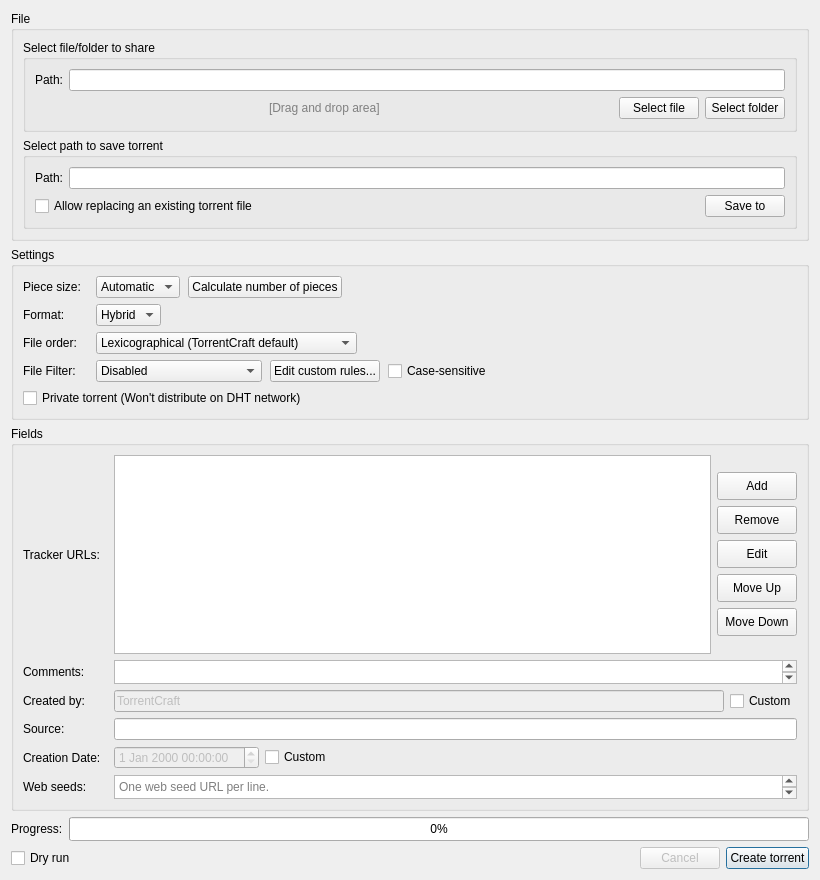
          <widget class="QWidget" name="pageCreateScroll">
           <property name="geometry">
            <rect>
             <x>0</x>
             <y>0</y>
             <width>820</width>
             <height>880</height>
            </rect>
           </property>
           <layout class="QVBoxLayout" name="vboxCreate">
            <item>
             <widget class="QGroupBox" name="grpCreateFile">
              <property name="sizePolicy">
               <sizepolicy hsizetype="Preferred" vsizetype="Fixed">
                <horstretch>0</horstretch>
                <verstretch>0</verstretch>
               </sizepolicy>
              </property>
              <property name="title">
               <string>File</string>
              </property>
              <layout class="QVBoxLayout" name="vboxCreateFile">
               <item>
                <widget class="QGroupBox" name="grpCreateInput">
                 <property name="sizePolicy">
                  <sizepolicy hsizetype="Preferred" vsizetype="Fixed">
                   <horstretch>0</horstretch>
                   <verstretch>0</verstretch>
                  </sizepolicy>
                 </property>
                 <property name="minimumSize">
                  <size><width>0</width><height>92</height></size>
                 </property>
                 <property name="acceptDrops">
                  <bool>true</bool>
                 </property>
                 <property name="title">
                  <string>Select file/folder to share</string>
                 </property>
                 <layout class="QVBoxLayout" name="vboxCreateInput">
                  <item>
                   <layout class="QHBoxLayout" name="hboxCreateInputPath">
                    <item>
                     <widget class="QLabel" name="lblCreateInputPath">
                      <property name="text"><string>Path:</string></property>
                     </widget>
                    </item>
                    <item>
                     <widget class="QLineEdit" name="editCreateInputPath">
                      <property name="accessibleName"><string>Content path</string></property>
                     </widget>
                    </item>
                   </layout>
                  </item>
                  <item>
                   <layout class="QHBoxLayout" name="hboxCreateInputButtons">
                    <item>
                     <spacer name="spcCreateInputLeft">
                      <property name="orientation"><enum>Qt::Horizontal</enum></property>
                      <property name="sizeHint" stdset="0"><size><width>40</width><height>20</height></size></property>
                     </spacer>
                    </item>
                    <item>
                     <widget class="QLabel" name="lblCreateDropArea">
                      <property name="styleSheet"><string notr="true">color: gray;</string></property>
                      <property name="text"><string>[Drag and drop area]</string></property>
                     </widget>
                    </item>
                    <item>
                     <spacer name="spcCreateInputRight">
                      <property name="orientation"><enum>Qt::Horizontal</enum></property>
                      <property name="sizeHint" stdset="0"><size><width>40</width><height>20</height></size></property>
                     </spacer>
                    </item>
                    <item>
                     <widget class="QPushButton" name="btnCreateSelectFile">
                      <property name="sizePolicy">
                       <sizepolicy hsizetype="Fixed" vsizetype="Fixed"><horstretch>0</horstretch><verstretch>0</verstretch></sizepolicy>
                      </property>
                      <property name="text"><string>Select file</string></property>
                      <property name="icon"><iconset resource="resources/TorrentCraft.qrc">:/torrentcraft/icons/open-torrent.svg</iconset></property>
                     </widget>
                    </item>
                    <item>
                     <widget class="QPushButton" name="btnCreateSelectFolder">
                      <property name="sizePolicy">
                       <sizepolicy hsizetype="Fixed" vsizetype="Fixed"><horstretch>0</horstretch><verstretch>0</verstretch></sizepolicy>
                      </property>
                      <property name="text"><string>Select folder</string></property>
                      <property name="icon"><iconset resource="resources/TorrentCraft.qrc">:/torrentcraft/icons/open-folder.svg</iconset></property>
                     </widget>
                    </item>
                   </layout>
                  </item>
                 </layout>
                </widget>
               </item>
               <item>
                <widget class="QGroupBox" name="grpCreateOutput">
                 <property name="sizePolicy">
                  <sizepolicy hsizetype="Preferred" vsizetype="Fixed">
                   <horstretch>0</horstretch>
                   <verstretch>0</verstretch>
                  </sizepolicy>
                 </property>
                 <property name="minimumSize">
                  <size><width>0</width><height>72</height></size>
                 </property>
                 <property name="title">
                  <string>Select path to save torrent</string>
                 </property>
                 <layout class="QVBoxLayout" name="vboxCreateOutput">
                  <item>
                   <layout class="QHBoxLayout" name="hboxCreateOutputPath">
                    <item>
                     <widget class="QLabel" name="lblCreateOutputPath">
                      <property name="text"><string>Path:</string></property>
                     </widget>
                    </item>
                    <item>
                     <widget class="QLineEdit" name="editCreateOutputPath">
                      <property name="accessibleName"><string>Torrent output path</string></property>
                     </widget>
                    </item>
                   </layout>
                  </item>
                  <item>
                   <layout class="QHBoxLayout" name="hboxCreateOutputActions">
                    <item>
                     <widget class="QCheckBox" name="chkCreateOverwrite">
                      <property name="text"><string>Allow replacing an existing torrent file</string></property>
                     </widget>
                    </item>
                    <item>
                     <spacer name="spcCreateOutputActions">
                      <property name="orientation"><enum>Qt::Horizontal</enum></property>
                      <property name="sizeHint" stdset="0"><size><width>40</width><height>20</height></size></property>
                     </spacer>
                    </item>
                    <item>
                     <widget class="QPushButton" name="btnCreateSaveTo">
                      <property name="text"><string>Save to</string></property>
                      <property name="icon"><iconset resource="resources/TorrentCraft.qrc">:/torrentcraft/icons/save-torrent.svg</iconset></property>
                     </widget>
                    </item>
                   </layout>
                  </item>
                 </layout>
                </widget>
               </item>
              </layout>
             </widget>
            </item>
            <item>
             <widget class="QGroupBox" name="grpCreateSettings">
              <property name="sizePolicy">
               <sizepolicy hsizetype="Preferred" vsizetype="Fixed">
                <horstretch>0</horstretch>
                <verstretch>0</verstretch>
               </sizepolicy>
              </property>
              <property name="minimumSize">
               <size><width>0</width><height>120</height></size>
              </property>
              <property name="title">
               <string>Settings</string>
              </property>
              <layout class="QVBoxLayout" name="vboxCreateSettings">
               <property name="spacing">
                <number>6</number>
               </property>
               <item>
                <layout class="QHBoxLayout" name="hboxCreatePieceSize" stretch="0,0,0,0,1">
                 <property name="spacing">
                  <number>8</number>
                 </property>
                 <item>
                  <widget class="QLabel" name="lblCreatePieceSize">
                   <property name="minimumSize">
                    <size><width>65</width><height>0</height></size>
                   </property>
                   <property name="maximumSize">
                    <size><width>65</width><height>16777215</height></size>
                   </property>
                   <property name="text"><string>Piece size:</string></property>
                  </widget>
                 </item>
                 <item>
                  <widget class="QComboBox" name="cmbCreatePieceSize">
                   <item><property name="text"><string>Automatic</string></property></item>
                   <item><property name="text"><string>16 KiB</string></property></item>
                   <item><property name="text"><string>32 KiB</string></property></item>
                   <item><property name="text"><string>64 KiB</string></property></item>
                   <item><property name="text"><string>128 KiB</string></property></item>
                   <item><property name="text"><string>256 KiB</string></property></item>
                   <item><property name="text"><string>512 KiB</string></property></item>
                   <item><property name="text"><string>1 MiB</string></property></item>
                   <item><property name="text"><string>2 MiB</string></property></item>
                   <item><property name="text"><string>4 MiB</string></property></item>
                   <item><property name="text"><string>8 MiB</string></property></item>
                   <item><property name="text"><string>16 MiB</string></property></item>
                  </widget>
                 </item>
                 <item>
                  <widget class="QPushButton" name="btnCreateCalcPieces">
                   <property name="text"><string>Calculate number of pieces</string></property>
                  </widget>
                 </item>
                 <item>
                  <widget class="QLabel" name="lblCreatePieces">
                   <property name="text"><string/></property></widget>
                 </item>
                 <item>
                  <spacer name="spcCreatePieceSize">
                   <property name="orientation"><enum>Qt::Horizontal</enum></property>
                   <property name="sizeHint" stdset="0"><size><width>40</width><height>20</height></size></property>
                  </spacer>
                 </item>
                </layout>
               </item>
               <item>
                <layout class="QHBoxLayout" name="hboxCreateFormat" stretch="0,0,1">
                   <property name="spacing">
                    <number>8</number>
                   </property>
                   <item>
                    <widget class="QLabel" name="lblCreateFormat">
                     <property name="minimumSize">
                      <size><width>65</width><height>0</height></size>
                     </property>
                     <property name="maximumSize">
                      <size><width>65</width><height>16777215</height></size>
                     </property>
                     <property name="text"><string>Format:</string></property>
                    </widget>
                   </item>
                   <item>
                    <widget class="QComboBox" name="cmbCreateFormat">
                     <item><property name="text"><string>Hybrid</string></property></item>
                     <item><property name="text"><string>V1</string></property></item>
                     <item><property name="text"><string>V2</string></property></item>
                    </widget>
                   </item>
                   <item>
                    <spacer name="spcCreateFormat">
                     <property name="orientation"><enum>Qt::Horizontal</enum></property>
                     <property name="sizeHint" stdset="0"><size><width>40</width><height>20</height></size></property>
                    </spacer>
                   </item>
                </layout>
               </item>
               <item>
                <layout class="QHBoxLayout" name="hboxCreateFileOrder" stretch="0,0,1">
                   <property name="spacing">
                    <number>8</number>
                   </property>
                   <item>
                    <widget class="QLabel" name="lblCreateFileOrder">
                     <property name="minimumSize">
                      <size><width>65</width><height>0</height></size>
                     </property>
                     <property name="maximumSize">
                      <size><width>65</width><height>16777215</height></size>
                     </property>
                     <property name="text"><string>File order:</string></property>
                    </widget>
                   </item>
                   <item>
                    <widget class="QComboBox" name="cmbCreateFileOrder">
                     <property name="toolTip">
                      <string>Lexicographical: TorrentCraft default, files sorted by name. Canonical alignment: file layout matches qBittorrent/libtorrent v2 or hybrid creation. Natural: matches qBittorrent's default file order. Breadth first: folders are expanded level by level, then sorted by name.</string>
                     </property>
                     <item><property name="text"><string>Lexicographical (TorrentCraft default)</string></property></item>
                     <item><property name="text"><string>Canonical alignment (qBittorrent/libtorrent)</string></property></item>
                     <item><property name="text"><string>Natural (qBittorrent default)</string></property></item>
                     <item><property name="text"><string>Breadth first</string></property></item>
                    </widget>
                   </item>
                   <item>
                    <spacer name="spcCreateFileOrder">
                     <property name="orientation"><enum>Qt::Horizontal</enum></property>
                     <property name="sizeHint" stdset="0"><size><width>40</width><height>20</height></size></property>
                    </spacer>
                   </item>
                </layout>
               </item>
               <item>
                <layout class="QHBoxLayout" name="hboxCreateFilter" stretch="0,0,0,0,1">
                 <property name="spacing">
                  <number>8</number>
                 </property>
                 <item>
                  <widget class="QLabel" name="lblCreateFilterMode">
                   <property name="minimumSize">
                    <size><width>65</width><height>0</height></size>
                   </property>
                   <property name="maximumSize">
                    <size><width>65</width><height>16777215</height></size>
                   </property>
                   <property name="text"><string>File Filter:</string></property>
                  </widget>
                 </item>
                 <item>
                  <widget class="QComboBox" name="cmbCreateFilterMode">
                   <item><property name="text"><string>Disabled</string></property></item>
                   <item><property name="text"><string>Common system artifacts</string></property></item>
                   <item><property name="text"><string>Custom exclusion rules</string></property></item>
                  </widget>
                 </item>
                 <item>
                  <widget class="QPushButton" name="btnCreateEditFilterRules">
                   <property name="text"><string>Edit custom rules...</string></property>
                  </widget>
                 </item>
                 <item>
                  <widget class="QCheckBox" name="chkCreateFilterCaseSensitive">
                   <property name="text"><string>Case-sensitive</string></property>
                  </widget>
                 </item>
                 <item>
                  <spacer name="spcCreateFilter">
                   <property name="orientation"><enum>Qt::Horizontal</enum></property>
                   <property name="sizeHint" stdset="0"><size><width>40</width><height>20</height></size></property>
                  </spacer>
                 </item>
                </layout>
               </item>
               <item>
                <layout class="QHBoxLayout" name="hboxCreatePrivate" stretch="0,1">
                 <item>
                  <widget class="QCheckBox" name="chkCreatePrivate">
                   <property name="text"><string>Private torrent (Won't distribute on DHT network)</string></property>
                  </widget>
                 </item>
                 <item>
                  <spacer name="spcCreatePrivate">
                   <property name="orientation"><enum>Qt::Horizontal</enum></property>
                   <property name="sizeHint" stdset="0"><size><width>40</width><height>20</height></size></property>
                  </spacer>
                 </item>
                </layout>
               </item>
              </layout>
             </widget>
            </item>
            <item>
             <widget class="QGroupBox" name="grpCreateFields">
              <property name="sizePolicy">
               <sizepolicy hsizetype="Preferred" vsizetype="Expanding">
                <horstretch>0</horstretch>
                <verstretch>1</verstretch>
               </sizepolicy>
              </property>
              <property name="minimumSize">
               <size><width>0</width><height>340</height></size>
              </property>
              <property name="title">
               <string>Fields</string>
              </property>
              <layout class="QVBoxLayout" name="vboxCreateFields" stretch="3,2,0,0,0,2">
               <item>
                <layout class="QHBoxLayout" name="hboxCreateTracker" stretch="0,0,0">
                 <item>
                  <widget class="QLabel" name="lblCreateTracker">
                   <property name="minimumSize">
                    <size><width>85</width><height>0</height></size>
                   </property>
                   <property name="text"><string>Tracker URLs:</string></property>
                  </widget>
                 </item>
                 <item>
                  <widget class="QTableView" name="tblCreateTrackers">
                   <property name="minimumSize">
                    <size><width>0</width><height>132</height></size>
                   </property>
                   <property name="accessibleName"><string>Create tracker tiers</string></property>
                   <property name="editTriggers">
                    <set>QAbstractItemView::NoEditTriggers</set>
                   </property>
                   <property name="selectionBehavior">
                    <enum>QAbstractItemView::SelectRows</enum>
                   </property>
                  </widget>
                 </item>
                 <item>
                  <layout class="QVBoxLayout" name="vboxCreateTrackerBtns">
                   <item>
                    <spacer name="spcCreateTrackerTop">
                     <property name="orientation"><enum>Qt::Vertical</enum></property>
                     <property name="sizeHint" stdset="0"><size><width>20</width><height>40</height></size></property>
                    </spacer>
                   </item>
                   <item>
                    <widget class="QPushButton" name="btnCreateTrackerAdd">
                     <property name="minimumSize">
                      <size><width>0</width><height>28</height></size>
                     </property>
                     <property name="text"><string>Add</string></property>
                    </widget>
                   </item>
                   <item>
                    <widget class="QPushButton" name="btnCreateTrackerRemove">
                     <property name="minimumSize">
                      <size><width>0</width><height>28</height></size>
                     </property>
                     <property name="text"><string>Remove</string></property>
                    </widget>
                   </item>
                   <item>
                    <widget class="QPushButton" name="btnCreateTrackerEdit">
                     <property name="minimumSize">
                      <size><width>0</width><height>28</height></size>
                     </property>
                     <property name="text"><string>Edit</string></property>
                    </widget>
                   </item>
                   <item>
                    <widget class="QPushButton" name="btnCreateTrackerUp">
                     <property name="minimumSize">
                      <size><width>0</width><height>28</height></size>
                     </property>
                     <property name="text"><string>Move Up</string></property>
                    </widget>
                   </item>
                   <item>
                    <widget class="QPushButton" name="btnCreateTrackerDown">
                     <property name="minimumSize">
                      <size><width>0</width><height>28</height></size>
                     </property>
                     <property name="text"><string>Move Down</string></property>
                    </widget>
                   </item>
                   <item>
                    <spacer name="spcCreateTrackerBot">
                     <property name="orientation"><enum>Qt::Vertical</enum></property>
                     <property name="sizeHint" stdset="0"><size><width>20</width><height>40</height></size></property>
                    </spacer>
                   </item>
                  </layout>
                 </item>
                </layout>
               </item>
               <item>
                <layout class="QHBoxLayout" name="hboxCreateComment" stretch="0,0">
                 <item>
                  <widget class="QLabel" name="lblCreateComment">
                   <property name="minimumSize">
                    <size><width>85</width><height>0</height></size>
                   </property>
                   <property name="text"><string>Comments:</string></property>
                  </widget>
                 </item>
                 <item>
                  <widget class="QPlainTextEdit" name="editCreateComment">
                   <property name="sizePolicy">
                    <sizepolicy hsizetype="Expanding" vsizetype="Fixed">
                     <horstretch>0</horstretch>
                     <verstretch>0</verstretch>
                    </sizepolicy>
                   </property>
                   <property name="minimumSize">
                    <size><width>0</width><height>24</height></size>
                   </property>
                   <property name="maximumSize">
                    <size><width>16777215</width><height>24</height></size>
                   </property>
                   <property name="accessibleName"><string>Torrent comment</string></property>
                  </widget>
                 </item>
                </layout>
               </item>
               <item>
                <layout class="QHBoxLayout" name="hboxCreateCreator">
                 <item>
                  <widget class="QLabel" name="lblCreateCreator">
                   <property name="minimumSize">
                    <size><width>85</width><height>0</height></size>
                   </property>
                   <property name="text"><string>Created by:</string></property>
                  </widget>
                 </item>
                 <item>
                  <widget class="QLineEdit" name="editCreateCreator">
                   <property name="enabled">
                    <bool>false</bool>
                   </property>
                   <property name="text">
                    <string>TorrentCraft</string>
                   </property>
                   <property name="accessibleName"><string>Created by text</string></property>
                  </widget>
                 </item>
                 <item>
                  <widget class="QCheckBox" name="chkCreateCreator">
                   <property name="text"><string>Custom</string></property>
                  </widget>
                 </item>
                </layout>
               </item>
               <item>
                <layout class="QHBoxLayout" name="hboxCreateSource">
                 <item>
                  <widget class="QLabel" name="lblCreateSource">
                   <property name="minimumSize">
                    <size><width>85</width><height>0</height></size>
                   </property>
                   <property name="text"><string>Source:</string></property>
                  </widget>
                 </item>
                 <item>
                  <widget class="QLineEdit" name="editCreateSource">
                   <property name="accessibleName"><string>Info source</string></property>
                   <property name="toolTip">
                    <string>Encoded as info["source"] and changes the torrent identity.</string>
                   </property>
                  </widget>
                 </item>
                </layout>
               </item>
               <item>
                <layout class="QHBoxLayout" name="hboxCreateDate">
                 <item>
                  <widget class="QLabel" name="lblCreateDate">
                   <property name="sizePolicy">
                    <sizepolicy hsizetype="Fixed" vsizetype="Preferred">
                     <horstretch>0</horstretch>
                     <verstretch>0</verstretch>
                    </sizepolicy>
                   </property>
                   <property name="minimumSize">
                    <size><width>85</width><height>0</height></size>
                   </property>
                   <property name="text"><string>Creation Date:</string></property>
                  </widget>
                 </item>
                 <item>
                  <widget class="QDateTimeEdit" name="dateCreateCreation">
                   <property name="enabled"><bool>false</bool></property>
                  </widget>
                 </item>
                 <item>
                  <widget class="QCheckBox" name="chkCreateDate">
                   <property name="text"><string>Custom</string></property>
                  </widget>
                 </item>
                 <item>
                  <spacer name="spcCreateDate">
                   <property name="orientation"><enum>Qt::Horizontal</enum></property>
                   <property name="sizeHint" stdset="0"><size><width>40</width><height>20</height></size></property>
                  </spacer>
                 </item>
                </layout>
               </item>
               <item>
                <layout class="QHBoxLayout" name="hboxCreateWebSeeds" stretch="0,0">
                 <item>
                  <widget class="QLabel" name="lblCreateWebSeeds">
                   <property name="minimumSize">
                    <size><width>85</width><height>0</height></size>
                   </property>
                   <property name="text"><string>Web seeds:</string></property>
                  </widget>
                 </item>
                 <item>
                  <widget class="QPlainTextEdit" name="editCreateWebSeeds">
                   <property name="sizePolicy">
                    <sizepolicy hsizetype="Expanding" vsizetype="Fixed">
                     <horstretch>0</horstretch>
                     <verstretch>0</verstretch>
                    </sizepolicy>
                   </property>
                   <property name="minimumSize">
                    <size><width>0</width><height>24</height></size>
                   </property>
                   <property name="maximumSize">
                    <size><width>16777215</width><height>24</height></size>
                   </property>
                   <property name="placeholderText"><string>One web seed URL per line.</string></property>
                   <property name="accessibleName"><string>Web seed URLs</string></property>
                  </widget>
                 </item>
                </layout>
               </item>
              </layout>
             </widget>
            </item>
            <item>
             <layout class="QHBoxLayout" name="hboxCreateProgress">
              <item>
               <widget class="QLabel" name="lblCreateProgress">
                <property name="text"><string>Progress:</string></property>
               </widget>
              </item>
              <item>
               <widget class="QProgressBar" name="progCreateTorrent">
                <property name="sizePolicy">
                 <sizepolicy hsizetype="Expanding" vsizetype="Fixed">
                  <horstretch>0</horstretch>
                  <verstretch>0</verstretch>
                 </sizepolicy>
                </property>
                <property name="minimumSize">
                 <size><width>0</width><height>24</height></size>
                </property>
                <property name="value"><number>0</number></property>
               </widget>
              </item>
             </layout>
            </item>
            <item>
             <layout class="QHBoxLayout" name="hboxCreateActions">
              <item><widget class="QCheckBox" name="chkCreateDryRun"><property name="text"><string>Dry run</string></property><property name="toolTip"><string>Preview the create operation without writing a torrent.</string></property></widget></item>
              <item>
               <spacer name="spcCreateActions">
                <property name="orientation"><enum>Qt::Horizontal</enum></property>
                <property name="sizeHint" stdset="0"><size><width>40</width><height>20</height></size></property>
               </spacer>
              </item>
              <item>
               <widget class="QPushButton" name="btnCreateCancel">
                <property name="text"><string>Cancel</string></property>
                <property name="icon"><iconset resource="resources/TorrentCraft.qrc">:/torrentcraft/icons/status-cancelled.svg</iconset></property>
                <property name="enabled"><bool>false</bool></property>
               </widget>
              </item>
              <item>
               <widget class="QPushButton" name="btnCreateTorrent">
                <property name="text"><string>Create torrent</string></property>
                <property name="icon"><iconset resource="resources/TorrentCraft.qrc">:/torrentcraft/icons/torrent-create.svg</iconset></property>
                <property name="default"><bool>true</bool></property>
               </widget>
              </item>
             </layout>
            </item>
           </layout>
          </widget>
